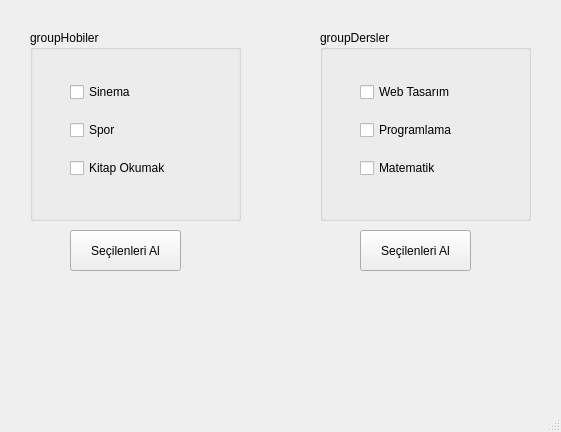
<?xml version="1.0" encoding="UTF-8"?>
<ui version="4.0">
 <class>MainWindow</class>
 <widget class="QMainWindow" name="MainWindow">
  <property name="geometry">
   <rect>
    <x>0</x>
    <y>0</y>
    <width>561</width>
    <height>432</height>
   </rect>
  </property>
  <property name="windowTitle">
   <string>MainWindow</string>
  </property>
  <widget class="QWidget" name="centralwidget">
   <widget class="QPushButton" name="btnHobilerSecilenleriAl">
    <property name="geometry">
     <rect>
      <x>70</x>
      <y>230</y>
      <width>111</width>
      <height>41</height>
     </rect>
    </property>
    <property name="text">
     <string>Seçilenleri Al</string>
    </property>
   </widget>
   <widget class="QLabel" name="lblResultHobiler">
    <property name="geometry">
     <rect>
      <x>30</x>
      <y>280</y>
      <width>191</width>
      <height>91</height>
     </rect>
    </property>
    <property name="text">
     <string/>
    </property>
   </widget>
   <widget class="QGroupBox" name="groupHobiler">
    <property name="geometry">
     <rect>
      <x>30</x>
      <y>30</y>
      <width>211</width>
      <height>191</height>
     </rect>
    </property>
    <property name="title">
     <string>groupHobiler</string>
    </property>
    <widget class="QWidget" name="">
     <property name="geometry">
      <rect>
       <x>40</x>
       <y>40</y>
       <width>101</width>
       <height>121</height>
      </rect>
     </property>
     <layout class="QVBoxLayout" name="verticalLayout">
      <item>
       <widget class="QCheckBox" name="cbSinema">
        <property name="text">
         <string>Sinema</string>
        </property>
       </widget>
      </item>
      <item>
       <widget class="QCheckBox" name="cbSpor">
        <property name="text">
         <string>Spor</string>
        </property>
       </widget>
      </item>
      <item>
       <widget class="QCheckBox" name="cbKitapOkumak">
        <property name="text">
         <string>Kitap Okumak</string>
        </property>
       </widget>
      </item>
     </layout>
    </widget>
   </widget>
   <widget class="QGroupBox" name="groupDersler">
    <property name="geometry">
     <rect>
      <x>320</x>
      <y>30</y>
      <width>211</width>
      <height>191</height>
     </rect>
    </property>
    <property name="title">
     <string>groupDersler</string>
    </property>
    <widget class="QWidget" name="layoutWidget">
     <property name="geometry">
      <rect>
       <x>40</x>
       <y>40</y>
       <width>101</width>
       <height>121</height>
      </rect>
     </property>
     <layout class="QVBoxLayout" name="verticalLayout_2">
      <item>
       <widget class="QCheckBox" name="cbWebTasarm">
        <property name="text">
         <string>Web Tasarım</string>
        </property>
       </widget>
      </item>
      <item>
       <widget class="QCheckBox" name="cbProgramlama">
        <property name="text">
         <string>Programlama</string>
        </property>
       </widget>
      </item>
      <item>
       <widget class="QCheckBox" name="cbMatematik">
        <property name="text">
         <string>Matematik</string>
        </property>
       </widget>
      </item>
     </layout>
    </widget>
   </widget>
   <widget class="QPushButton" name="btnDerslerSecilenleriAl">
    <property name="geometry">
     <rect>
      <x>360</x>
      <y>230</y>
      <width>111</width>
      <height>41</height>
     </rect>
    </property>
    <property name="text">
     <string>Seçilenleri Al</string>
    </property>
   </widget>
   <widget class="QLabel" name="lblResultDersler">
    <property name="geometry">
     <rect>
      <x>320</x>
      <y>280</y>
      <width>191</width>
      <height>91</height>
     </rect>
    </property>
    <property name="text">
     <string/>
    </property>
   </widget>
  </widget>
  <widget class="QMenuBar" name="menubar">
   <property name="geometry">
    <rect>
     <x>0</x>
     <y>0</y>
     <width>561</width>
     <height>21</height>
    </rect>
   </property>
  </widget>
  <widget class="QStatusBar" name="statusbar"/>
 </widget>
 <resources/>
 <connections/>
</ui>
